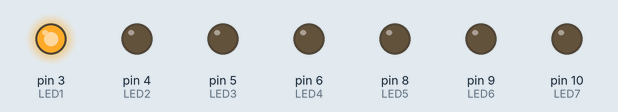
Simulated run of this sketch. Board: Arduino Uno, built with avr-gcc and run on an emulated ATmega328P. Shown: output pins drawn as LEDs (lit = HIGH).

Above: at 0.5 s.
At 1.5 s:
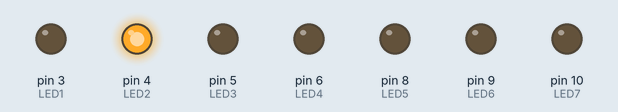
At 2.5 s:
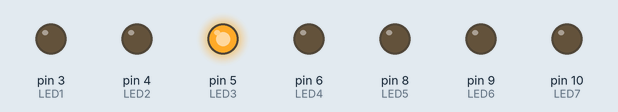
At 3.5 s:
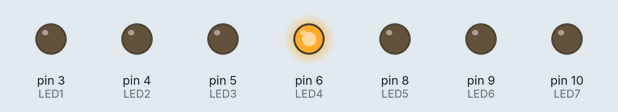
At 4.5 s:
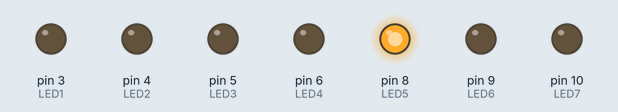
At 8.0 s:
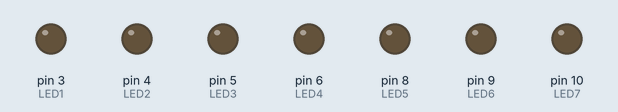
Timing chart, 0 to 11.7 s (numbered marks = the images above):
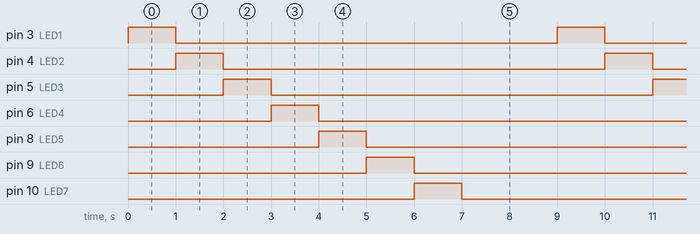

The sketch:

03MakerSpace-CycleDiceLED.ino
```cpp
/*
  Cycle Through Dice LEDs
*/

#include "MakerSpacePins.h"

int cycle_LED=0;

void setup() {
  pinMode(LED1, OUTPUT);
  pinMode(LED2, OUTPUT);
  pinMode(LED3, OUTPUT);
  pinMode(LED4, OUTPUT);
  pinMode(LED5, OUTPUT);
  pinMode(LED6, OUTPUT);
  pinMode(LED7, OUTPUT);
  pinMode(SW_PB,  INPUT);

  Serial.begin(9600);
}

void loop() {
  digitalWrite(dice_LEDs[cycle_LED],HIGH);              // turn on current LED in cycle
  delay(1000);                                          // wait
  digitalWrite(dice_LEDs[cycle_LED],LOW);               // turn off current LED in cycle
  cycle_LED++;
  if (cycle_LED >= 7 ) {                                // if reached end of cycle
    cycle_LED=0;                                        // reset cycle counter, and...
    delay (2000);                                       // ...pause... for effect
  }
}
```

MakerSpacePins.h
```cpp
// Define PINs
#define ANTNOISE A0
#define SW_PB    2
#define LED1     3
#define LED2     4
#define LED3     5
#define LED4     6
#define LED5     8
#define LED6     9
#define LED7     10
#define SPK      11

static const uint8_t dice_LEDs[] = {LED1,LED2,LED3,LED4,LED5,LED6,LED7};
static const uint8_t dice[6][6] = {
  {LED1},
  {LED2,LED3},
  {LED1,LED2,LED3},
  {LED2,LED3,LED4,LED5},
  {LED1,LED2,LED3,LED4,LED5},
  {LED2,LED3,LED4,LED5,LED6,LED7}
};
```

Measured:
- by itself, pin 3 (LED1), pin 4 (LED2), pin 5 (LED3), pin 6 (LED4), pin 8 (LED5), pin 9 (LED6), pin 10 (LED7): alternates HIGH for 1.0 s and LOW for 8.0 s
- by itself, everything shown: repeats every 9.0 s, in 14 steps
